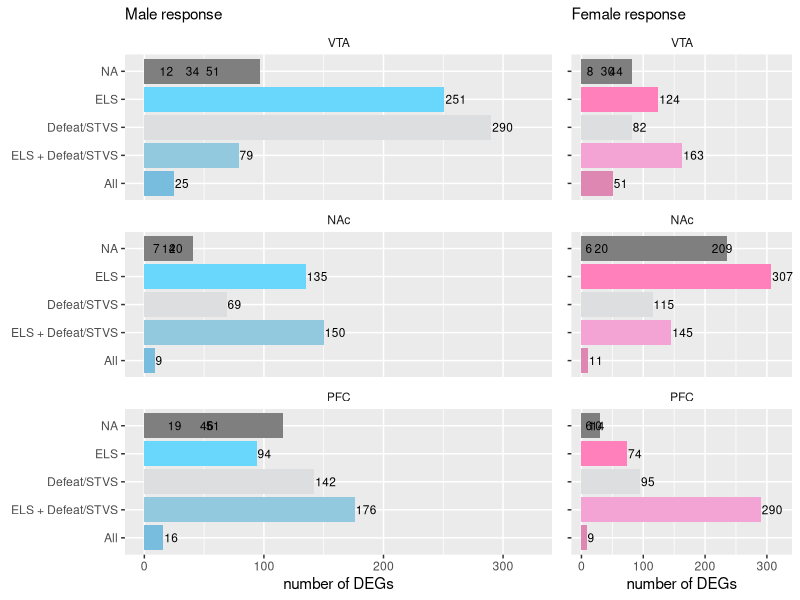
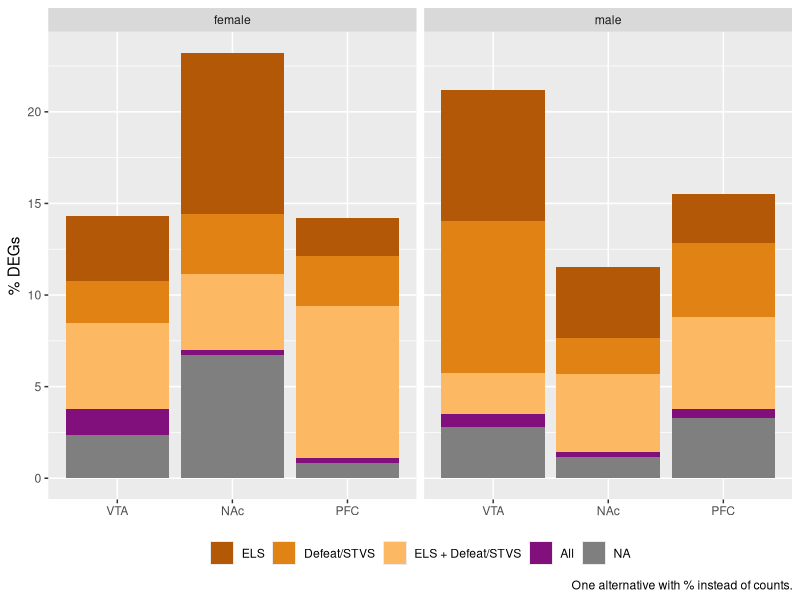
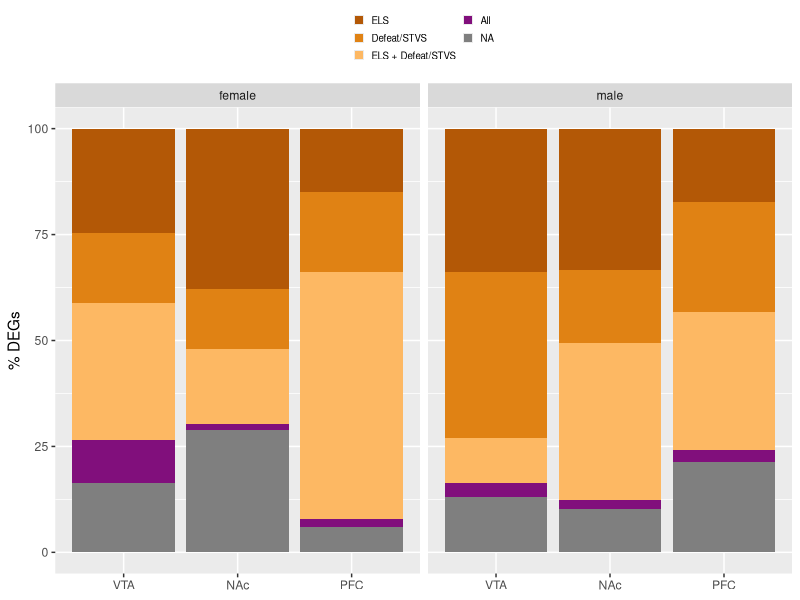
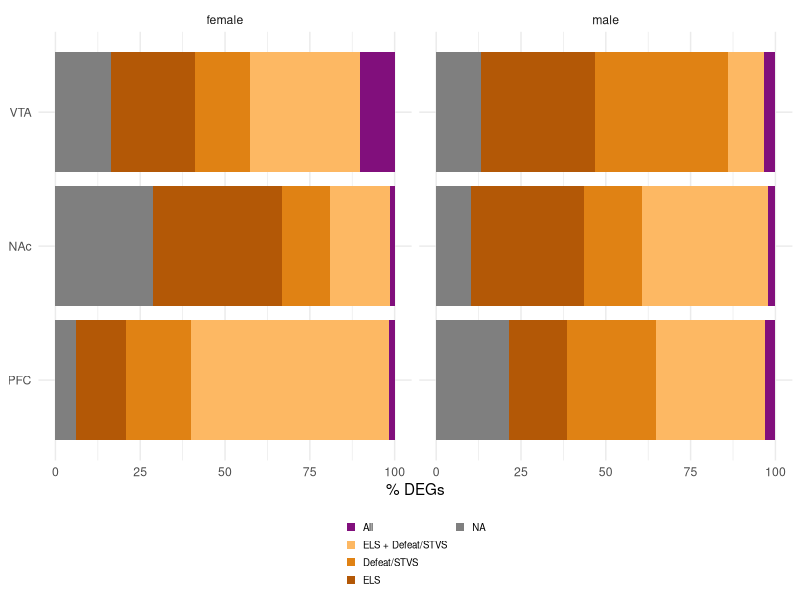
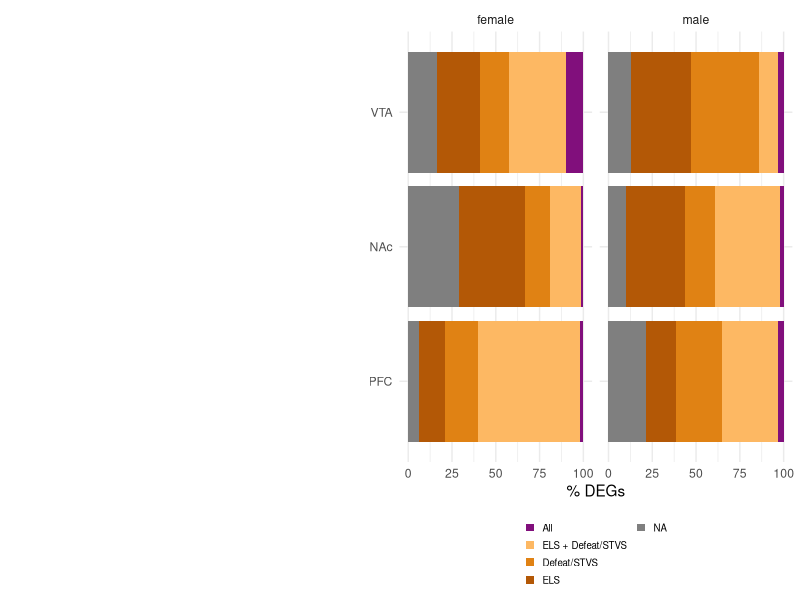

Write the R code that produced these figures, in order.
## ---- chunk 1
library(ggplot2)
library(dplyr)
library(cowplot)

knitr::opts_chunk$set(fig.path = './', echo = T, message = F)

## ---- chunk 2

# colors from imagecolorpicker.com
fig2venn <- read.csv("fig2venn.csv")

#head(fig2venn)

#summary(fig2venn)

fig2venn$region <- factor(fig2venn$region, levels = c("VTA", "NAc", "PFC")) 
fig2venn$group <- factor(fig2venn$group, levels = c("All" ,  
                                                     "Defeat/STVS and ELS + Defeat/STVS",
                                                     "ELS and ELS + Defeat/STVS" ,
                                                     "ELS and Defeat/STVS",
                                                     "ELS + Defeat/STVS",
                                                     "Defeat/STVS",
                                                     "ELS" 
                                                     ))


males <- fig2venn %>% filter(sex == "male") %>% droplevels()
females <- fig2venn %>% filter(sex == "female") %>% droplevels()

malecolors <- c("All" = "#79BDDE",  "Defeat/STVS and ELS + Defeat/STVS" = "#A7C8D9", "ELS and ELS + Defeat/STVS" = "#03BEEE" ,
                "ELS and Defeat/STVS" = "#8DD6F2", "ELS + Defeat/STVS" = "#92C9DE", "Defeat/STVS" = "#DDDEE0", "ELS" = "#69D7FC" )

femalecolors <- c("All" = "#DE87B3", "Defeat/STVS and ELS + Defeat/STVS" = "#D4AEC9", "ELS and ELS + Defeat/STVS" = "#FF469F" ,
                 "ELS and Defeat/STVS" = "#E2A1BF", "ELS + Defeat/STVS" = "#F3A4D5", "Defeat/STVS" = "#DDDEE0", "ELS" = "#FF80BB" )

sharedunshared <- c("All" = "#810f7c",  "Defeat/STVS and ELS + Defeat/STVS" = "#8c6bb1", "ELS and ELS + Defeat/STVS" = "#8c96c6" ,
                "ELS and Defeat/STVS" = "#9ebcda", "ELS + Defeat/STVS" = "#fdb863", "Defeat/STVS" = "#e08214", "ELS" = "#b35806" )


m <- ggplot(data=males, aes(x=group, y = number,  fill = group)) + 
  geom_bar(stat="identity")  + 
  coord_flip() + 
  facet_wrap(~region, nrow = 3) +
  scale_x_discrete(drop=FALSE)+
  scale_y_continuous(limits=c(0, 325)) +
  scale_fill_manual(values = malecolors) +
  geom_text(aes(label=number),size=3, hjust = -0.05) +
  guides(fill = guide_legend(reverse = TRUE)) +
  theme(legend.title = element_blank(),
        legend.position = "none",
        strip.background = element_rect( fill="white")) +
  labs(subtitle = "Male response",
       x = NULL, y = "number of DEGs") 
#m

f <- ggplot(data=females, aes(x=group, y = number,  fill = group)) + 
  geom_bar(stat="identity")  + 
  coord_flip() + 
  facet_wrap(~region, nrow = 3) +
  scale_x_discrete(drop=FALSE)+
  scale_y_continuous(limits=c(0, 325)) +
  scale_fill_manual(values = femalecolors) +
  geom_text(aes(label=number),size=3, hjust = -0.05) +
  guides(fill = guide_legend(reverse = TRUE)) +
  theme(legend.title = element_blank(),
        legend.position = "none",
        strip.background = element_rect( fill="white")) +
  labs(subtitle = "Female response",
       x = NULL, y = "number of DEGs") 
#f

plot_grid(m, f + theme(axis.text.y=element_blank()), 
          nrow = 1, rel_widths = c(0.7,0.3))
## ---- chunk 3
fig2venn$percent <- (fig2venn$number / sum(fig2venn$number) * 100)

ggplot(fig2venn, aes(x = region, y = percent, fill = reorder(group, desc(group)))) + 
  geom_bar(stat = "identity") + 
  theme(legend.title = element_blank(),
        legend.position = "bottom") + 
  labs(x = NULL, y = "% DEGs",
       caption = "One alternative with % instead of counts.") +
  facet_wrap(~sex) +
  scale_fill_manual(values = sharedunshared) 


subsetpercent <- function(whichsex, whichregion){
  newdf <- fig2venn %>% filter(sex == whichsex, region == whichregion)%>% droplevels()
  newdf$percent <- (newdf$number / sum(newdf$number) * 100)
  return(newdf)
}

MVTA <- subsetpercent("male", "VTA")
MNAc <- subsetpercent("male", "NAc")
MPFC <- subsetpercent("male", "PFC")
FVTA <- subsetpercent("female", "VTA")
FNAc <- subsetpercent("female", "NAc")
FPFC <- subsetpercent("female", "PFC")

fig2venn <- rbind(MVTA, MNAc,MPFC,FVTA, FNAc, FPFC)


#fig2venn$sex <- factor(fig2venn$sex, levels = c("female", "male"))

ggplot(fig2venn, aes(x = region, y = percent, fill = reorder(group, desc(group)))) + 
  geom_bar(stat = "identity") + 
  #theme_bw(base_size = 9) +
  theme(legend.title = element_blank(),
        legend.position = "top",
        legend.text = element_text(size = 7),
        legend.key.size = unit(0.25, "cm"))  + 
  labs(x = NULL, y = "% DEGs") +
  #geom_hline(yintercept=22, linetype="dashed") +
  #geom_hline(yintercept=50, linetype="dashed") +
  facet_wrap(~sex) +
  scale_fill_manual(values = sharedunshared) +
  guides(fill = guide_legend(nrow = 3)) 


fig2venn$region <- factor(fig2venn$region, levels = c("PFC", "NAc", "VTA"))

p2 <- ggplot(fig2venn, aes(x = region, y = percent, fill = group)) + 
  geom_bar(stat = "identity") + 
  #theme_bw(base_size = 9) +  
  theme_minimal() +
  theme(legend.title = element_blank(),
        legend.position = "bottom",
        legend.text = element_text(size = 7),
        legend.key.size = unit(0.25, "cm"))  + 
  labs(x = NULL, y = "% DEGs") +
  #geom_hline(yintercept=22, linetype="dashed") +
  #geom_hline(yintercept=50, linetype="dashed") +
  facet_wrap(~sex) +
  scale_fill_manual(values = sharedunshared) +
  guides(fill = guide_legend(nrow = 4)) +
  coord_flip() 
p2
## ---- chunk 4
p1 <- ggdraw() + draw_image("fig2venn-original.png", scale = 0.9)
plot_grid(p1, p2,  rel_widths = c(0.45,0.55))
